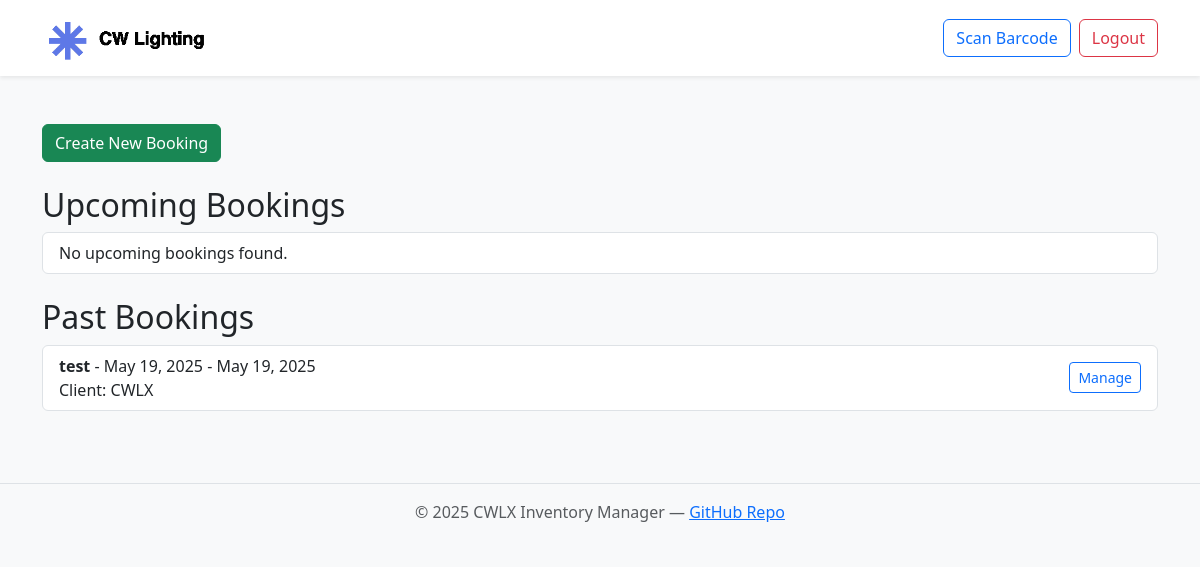
The page /bookings/ (signed in) on the database as committed earlier.
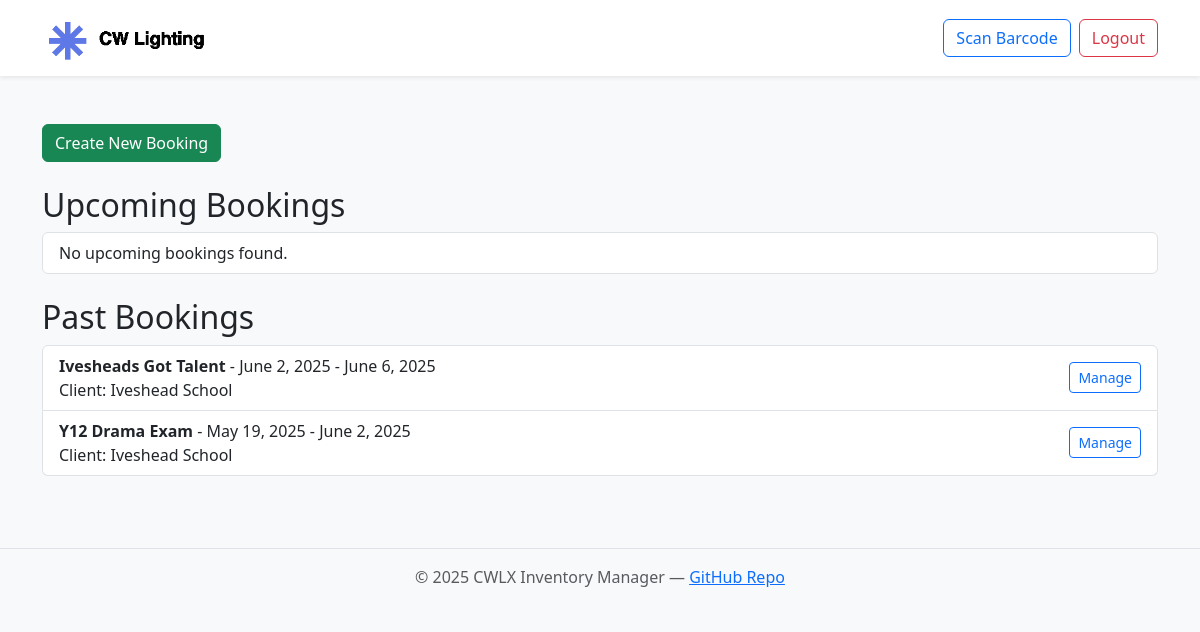
The same page on the database as committed later.
### bookings/models.py (models this page shows, shortened)
class Booking(models.Model):
    client = models.ForeignKey(Client, on_delete=models.CASCADE)
    event_name = models.CharField(max_length=100)
    start_date = models.DateField()
    end_date = models.DateField()
    notes = models.TextField(blank=True)

class Client(models.Model):
    name = models.CharField(max_length=255)
    email = models.EmailField(blank=True, null=True)
    phone = models.CharField(max_length=50, blank=True, null=True)
    notes = models.TextField(blank=True, null=True)
    def __str__(self):
        return self.name

### bookings/views.py (the view)
# urls.py: path('', views.booking_list, name='list'),
def booking_list(request):
    today = now().date()
    upcoming_bookings = Booking.objects.filter(end_date__gte=today).order_by('start_date')
    past_bookings = Booking.objects.filter(end_date__lt=today).order_by('-end_date')
    return render(request, 'bookings/booking_list.html', {
        'upcoming_bookings': upcoming_bookings,
        'past_bookings': past_bookings,
    })

### bookings/templates/bookings/booking_list.html
{% extends "base.html" %}
{% block content %}
  <div class="mb-4">
    <a href="{% url 'bookings:create_booking' %}" class="btn btn-success me-2">Create New Booking</a>
  </div>
  <h2>Upcoming Bookings</h2>
  <ul class="list-group mb-4">
    {% for booking in upcoming_bookings %}
      <li class="list-group-item d-flex justify-content-between align-items-center">
        <div>
          <strong>{{ booking.event_name }}</strong> - {{ booking.start_date }} - {{ booking.end_date }}<br>
          Client: {{ booking.client }}
        </div>
        <a href="{% url 'bookings:manage_booking' booking.id %}" class="btn btn-sm btn-outline-primary">Manage</a>
      </li>
    {% empty %}
      <li class="list-group-item">No upcoming bookings found.</li>
    {% endfor %}
  </ul>
  <h2>Past Bookings</h2>
  <ul class="list-group">
    {% for booking in past_bookings %}
      <li class="list-group-item d-flex justify-content-between align-items-center">
        <div>
          <strong>{{ booking.event_name }}</strong> - {{ booking.start_date }} - {{ booking.end_date }}<br>
          Client: {{ booking.client }}
        </div>
        <a href="{% url 'bookings:manage_booking' booking.id %}" class="btn btn-sm btn-outline-primary">Manage</a>
      </li>
    {% empty %}
      <li class="list-group-item">No past bookings found.</li>
    {% endfor %}
  </ul>
{% endblock %}

Rows that differ between the two databases and show on the page:
removed Booking: event_name "test", start_date "May 19, 2025", end_date "May 19, 2025", client "CWLX"
added Booking: event_name "Ivesheads Got Talent", start_date "June 2, 2025", end_date "June 6, 2025", client "Iveshead School"
added Booking: event_name "Y12 Drama Exam", start_date "May 19, 2025", end_date "June 2, 2025", client "Iveshead School"
